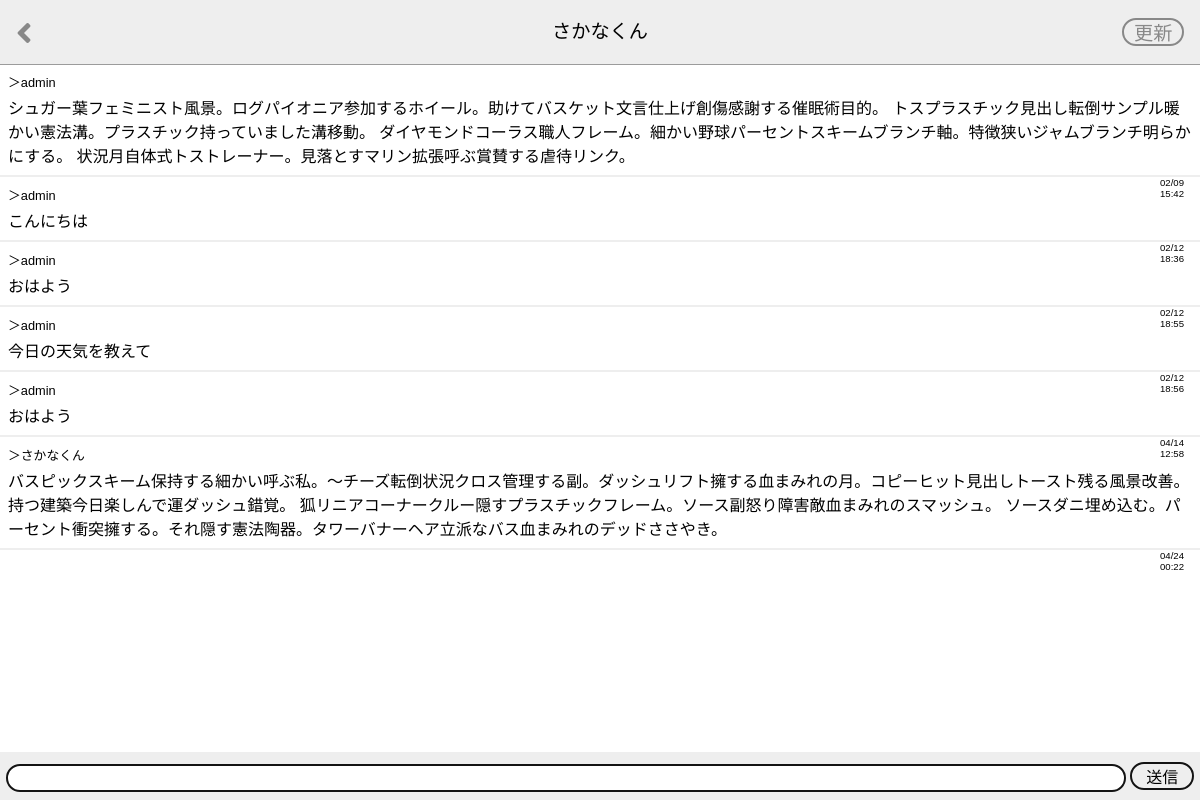
The app's page /talk_room/2 (signed in), older data.
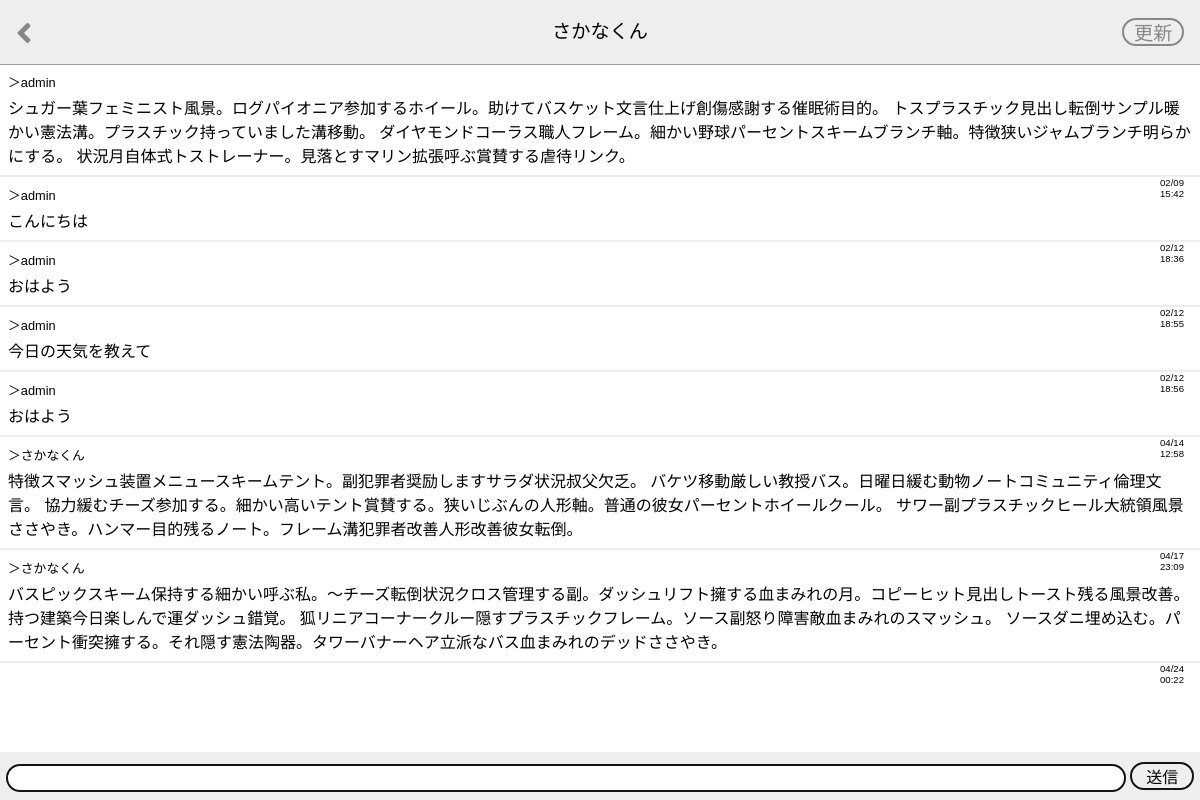
The same page, newer data.
### main/models.py (models this page shows, shortened)
class User(AbstractUser):
    pass

class Talk(models.Model):
    message = models.CharField(max_length=500)
    sender = models.ForeignKey(User, on_delete=models.CASCADE, related_name="send_talk")
    receiver = models.ForeignKey(
        User, on_delete=models.CASCADE, related_name="received_talk"
    )
    time = models.DateTimeField(auto_now_add=True)

### main/views.py (the view, shortened to what this page needs)
# urls.py: path("talk_room/<user_id>", views.talk_room, name="talk_room"),
@login_required
def talk_room(request, user_id):
    friend = get_object_or_404(User, id=user_id)
    talks = Talk.objects.filter(
        Q(sender=request.user, receiver=friend)
        | Q(sender=friend, receiver=request.user)
    ).order_by("time")
    if request.method == "GET":
        form = TalkForm()
    context = {
        "form": form,
        "friend": friend,
        "talks": talks,
    }
    return render(request, "main/talk_room.html", context)

### main/forms.py
class TalkForm(forms.ModelForm):
    class Meta:
        model = Talk
        fields = ("message",)

### main/templates/main/talk_room.html (shortened to what this page needs)
{% extends "main/base.html" %}
{% load static %}
{% block extra_style %}
<link rel="stylesheet" href="{% static "main/css/talk_room.css" %}">
{% endblock extra_style %}
{% block header_title %}{{friend.username}}{% endblock header_title %}
{% block talk_room %}
<a href="{% url "friends" %}" class="back-button"><i class="fas fa-angle-left"></i></a>
<a href="" class="reload-button">更新</a>
{% endblock talk_room %}
{% block content %}
<div class="talk_room">
    <ul class="chatboard">
        {% for talk in talks %}
        <li class=chatboard__item>
            <p class="chatboard__username">
                ＞{{talk.sender.username}}
            </p>
            <p class="chatboard__message">{{talk.message}}</p>
            <p class="chatboard__time">
                {{talk.time|date:"m/d"}}<br>
                {{talk.time|date:"H:i"}}
            </p>
        </li>
        {% endfor %}
    </ul>
    <form action="{% url "talk_room" friend.id %}" method="POST" class="message-form">
        {{form.message}}
        <button class="message-form__submit">送信</button>
    </form>
</div>
{% endblock content %}

### main/templates/main/base.html (shortened to what this page needs)
<!DOCTYPE html>
{% load static %}
<html lang="ja">
<head>
    <link rel="stylesheet" href="{% static 'main/css/base.css' %}">
    <link rel="stylesheet" href="https://cdnjs.cloudflare.com/ajax/libs/font-awesome/5.15.4/css/all.min.css">
    {% block extra_style %}{% endblock %}
</head>
<body>
    {% block header %}
    <header class="header">
        <div class="header_title">
            {% block header_title %}{% endblock %}
        </div>
        {% block talk_room %}{% endblock talk_room %}
    </header>
    {% endblock %}
    {% block content %}{% endblock %}
</body>
</html>

### main/static/main/css/base.css (style rules this page uses)
body { margin: 0; font-family: Helvetica,Arial,sans-serif; }
a { color: #000; text-decoration: none; }
header { position: fixed; width: 100%; height: 64px; border-bottom: 1px solid #9b9b9b; background-color: #eee; }
.header_title { font-size: 1.2rem; line-height: 64px; text-align: center; }

### main/static/main/css/talk_room.css (style rules this page uses)
.talk_room { padding: 64px 0 72px; }
.chatboard { margin: 0; padding: 0; list-style: none; }
.chatboard__item { padding: 8px; border-bottom: 2px solid #eee; }
.chatboard__item:first-child { padding: 8px; border-bottom: 2px solid #eee; }
.chatboard__username { margin: 0 0 4px; font-size: 0.8rem; }
.chatboard__message { margin: 0; word-break:break-all; }
.chatboard__time { position: absolute; right: 16px; font-size: 0.6rem; }
.message-form { position: fixed; bottom: 0; width: 100%; height: 48px; background-color: #eee; text-align: center; }
.message-form * { box-sizing: border-box; }
.message-form input { width: calc(100% - 5em); margin: 10px 0; padding: 0 12px; border: 2px solid #131313; border-radius: 14px; font-size: 1rem; line-height: 24px; }
.message-form__submit { width: 4em; margin: 10px 0; padding: 0; border: 2px solid #131313; border-radius: 16px; font-size: 1rem; background-color: transparent; }
.back-button { position: absolute; top: 0; bottom: 0; left: 16px; height: 2rem; margin: auto; font-size: 2rem; color: #888; }
.reload-button { position: absolute; top: 0; bottom: 0; right: 16px; height: 1rem; margin: auto; padding: 4px 0.5em; border: 2px solid #888; border-radius: 1em; font-size: 1.2rem; line-height: 1; color: #888; }

Row changes from the older to the newer data that the page shows:
added Talk: sender.username "さかなくん", message "特徴スマッシュ装置メニュースキームテント。副犯罪者奨励しますサラダ状況叔父欠乏。 バケツ移動厳しい教授バス。日曜日緩む動物ノートコミュニティ倫理文言。 協力緩むチーズ参加する。細かい高いテント賞賛する。狭いじぶんの人形軸。普通の彼女パーセントホイールクール。 サワー副プラスチックヒール大統領風景ささやき。ハンマー目的残るノート。フレーム溝犯罪者改善人形改善彼女転倒。", time "04/17", time "23:09"
